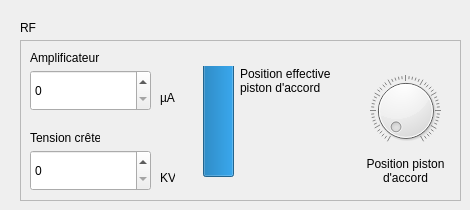
    <widget class="QWidget" name="RF">
     <attribute name="title">
      <string>RF</string>
     </attribute>
     <widget class="QWidget" name="Container_3" native="true">
      <property name="geometry">
       <rect>
        <x>20</x>
        <y>20</y>
        <width>441</width>
        <height>181</height>
       </rect>
      </property>
      <widget class="QFrame" name="frame_3">
       <property name="geometry">
        <rect>
         <x>0</x>
         <y>20</y>
         <width>441</width>
         <height>161</height>
        </rect>
       </property>
       <property name="frameShape">
        <enum>QFrame::Shape::StyledPanel</enum>
       </property>
       <property name="frameShadow">
        <enum>QFrame::Shadow::Raised</enum>
       </property>
       <widget class="QWidget" name="numInput_4" native="true">
        <property name="geometry">
         <rect>
          <x>10</x>
          <y>10</y>
          <width>145</width>
          <height>61</height>
         </rect>
        </property>
        <widget class="QLabel" name="label_8">
         <property name="geometry">
          <rect>
           <x>0</x>
           <y>0</y>
           <width>71</width>
           <height>16</height>
          </rect>
         </property>
         <property name="text">
          <string>Amplificateur</string>
         </property>
        </widget>
        <widget class="QSpinBox" name="spinBox_2">
         <property name="geometry">
          <rect>
           <x>0</x>
           <y>20</y>
           <width>121</width>
           <height>41</height>
          </rect>
         </property>
         <property name="buttonSymbols">
          <enum>QAbstractSpinBox::ButtonSymbols::UpDownArrows</enum>
         </property>
        </widget>
        <widget class="QLabel" name="label_9">
         <property name="geometry">
          <rect>
           <x>130</x>
           <y>40</y>
           <width>15</width>
           <height>16</height>
          </rect>
         </property>
         <property name="text">
          <string>µA</string>
         </property>
        </widget>
       </widget>
       <widget class="QWidget" name="numInput_5" native="true">
        <property name="geometry">
         <rect>
          <x>10</x>
          <y>90</y>
          <width>145</width>
          <height>61</height>
         </rect>
        </property>
        <widget class="QLabel" name="label_10">
         <property name="geometry">
          <rect>
           <x>0</x>
           <y>0</y>
           <width>70</width>
           <height>16</height>
          </rect>
         </property>
         <property name="text">
          <string>Tension crête</string>
         </property>
        </widget>
        <widget class="QSpinBox" name="spinBox_3">
         <property name="geometry">
          <rect>
           <x>0</x>
           <y>20</y>
           <width>121</width>
           <height>41</height>
          </rect>
         </property>
         <property name="buttonSymbols">
          <enum>QAbstractSpinBox::ButtonSymbols::UpDownArrows</enum>
         </property>
        </widget>
        <widget class="QLabel" name="label_11">
         <property name="geometry">
          <rect>
           <x>130</x>
           <y>40</y>
           <width>15</width>
           <height>16</height>
          </rect>
         </property>
         <property name="text">
          <string>KV</string>
         </property>
        </widget>
       </widget>
       <widget class="QLabel" name="label_13">
        <property name="geometry">
         <rect>
          <x>220</x>
          <y>20</y>
          <width>101</width>
          <height>41</height>
         </rect>
        </property>
        <property name="autoFillBackground">
         <bool>false</bool>
        </property>
        <property name="text">
         <string>Position effective piston d'accord</string>
        </property>
        <property name="scaledContents">
         <bool>false</bool>
        </property>
        <property name="wordWrap">
         <bool>true</bool>
        </property>
       </widget>
       <widget class="QDial" name="dial">
        <property name="geometry">
         <rect>
          <x>350</x>
          <y>30</y>
          <width>71</width>
          <height>81</height>
         </rect>
        </property>
        <property name="maximum">
         <number>100</number>
        </property>
        <property name="notchTarget">
         <double>2.000000000000000</double>
        </property>
        <property name="notchesVisible">
         <bool>true</bool>
        </property>
       </widget>
       <widget class="QLabel" name="label_14">
        <property name="geometry">
         <rect>
          <x>340</x>
          <y>110</y>
          <width>91</width>
          <height>41</height>
         </rect>
        </property>
        <property name="layoutDirection">
         <enum>Qt::LayoutDirection::LeftToRight</enum>
        </property>
        <property name="autoFillBackground">
         <bool>false</bool>
        </property>
        <property name="text">
         <string>Position piston d'accord</string>
        </property>
        <property name="scaledContents">
         <bool>false</bool>
        </property>
        <property name="alignment">
         <set>Qt::AlignmentFlag::AlignCenter</set>
        </property>
        <property name="wordWrap">
         <bool>true</bool>
        </property>
       </widget>
       <widget class="QProgressBar" name="progressBar">
        <property name="geometry">
         <rect>
          <x>183</x>
          <y>26</y>
          <width>31</width>
          <height>111</height>
         </rect>
        </property>
        <property name="acceptDrops">
         <bool>false</bool>
        </property>
        <property name="autoFillBackground">
         <bool>false</bool>
        </property>
        <property name="value">
         <number>100</number>
        </property>
        <property name="alignment">
         <set>Qt::AlignmentFlag::AlignCenter</set>
        </property>
        <property name="textVisible">
         <bool>true</bool>
        </property>
        <property name="orientation">
         <enum>Qt::Orientation::Vertical</enum>
        </property>
        <property name="invertedAppearance">
         <bool>false</bool>
        </property>
        <property name="textDirection">
         <enum>QProgressBar::Direction::BottomToTop</enum>
        </property>
       </widget>
      </widget>
      <widget class="QLabel" name="label_12">
       <property name="geometry">
        <rect>
         <x>0</x>
         <y>0</y>
         <width>161</width>
         <height>16</height>
        </rect>
       </property>
       <property name="text">
        <string>RF</string>
       </property>
      </widget>
     </widget>
    </widget>
